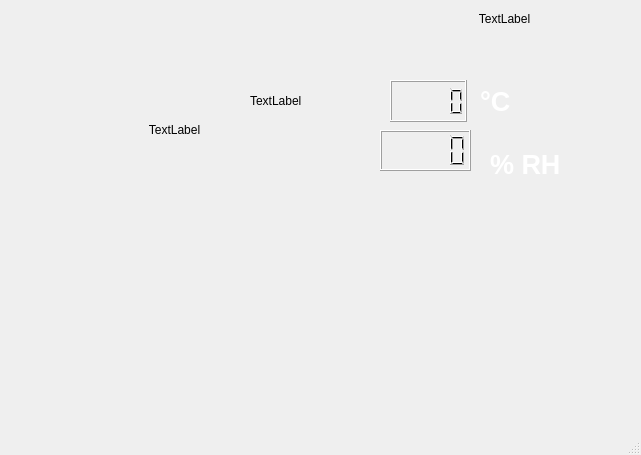
<?xml version="1.0" encoding="UTF-8"?>
<ui version="4.0">
 <class>MainWindow</class>
 <widget class="QMainWindow" name="MainWindow">
  <property name="geometry">
   <rect>
    <x>0</x>
    <y>0</y>
    <width>641</width>
    <height>455</height>
   </rect>
  </property>
  <property name="windowTitle">
   <string>MainWindow</string>
  </property>
  <widget class="QWidget" name="centralWidget">
   <widget class="QLabel" name="labelAQI">
    <property name="geometry">
     <rect>
      <x>250</x>
      <y>80</y>
      <width>101</width>
      <height>41</height>
     </rect>
    </property>
    <property name="text">
     <string>TextLabel</string>
    </property>
   </widget>
   <widget class="QLabel" name="label">
    <property name="geometry">
     <rect>
      <x>480</x>
      <y>80</y>
      <width>76</width>
      <height>42</height>
     </rect>
    </property>
    <property name="styleSheet">
     <string notr="true">color:white;
font-weight:bold;
font-size:20pt;</string>
    </property>
    <property name="text">
     <string>°C</string>
    </property>
   </widget>
   <widget class="QLCDNumber" name="lcdNumberTemp">
    <property name="geometry">
     <rect>
      <x>390</x>
      <y>80</y>
      <width>77</width>
      <height>42</height>
     </rect>
    </property>
   </widget>
   <widget class="QLabel" name="label_2">
    <property name="geometry">
     <rect>
      <x>490</x>
      <y>120</y>
      <width>76</width>
      <height>89</height>
     </rect>
    </property>
    <property name="styleSheet">
     <string notr="true">color:white;
font-weight:bold;
font-size:20pt;</string>
    </property>
    <property name="text">
     <string>% RH</string>
    </property>
   </widget>
   <widget class="QLCDNumber" name="lcdNumberHumi">
    <property name="geometry">
     <rect>
      <x>380</x>
      <y>130</y>
      <width>91</width>
      <height>41</height>
     </rect>
    </property>
   </widget>
   <widget class="QLabel" name="dateLabel">
    <property name="geometry">
     <rect>
      <x>420</x>
      <y>0</y>
      <width>169</width>
      <height>37</height>
     </rect>
    </property>
    <property name="text">
     <string>TextLabel</string>
    </property>
    <property name="alignment">
     <set>Qt::AlignCenter</set>
    </property>
   </widget>
   <widget class="QLabel" name="timeLabel">
    <property name="geometry">
     <rect>
      <x>90</x>
      <y>90</y>
      <width>169</width>
      <height>79</height>
     </rect>
    </property>
    <property name="text">
     <string>TextLabel</string>
    </property>
    <property name="alignment">
     <set>Qt::AlignCenter</set>
    </property>
   </widget>
  </widget>
  <widget class="QStatusBar" name="statusBar"/>
 </widget>
 <layoutdefault spacing="6" margin="11"/>
 <resources/>
 <connections/>
</ui>
